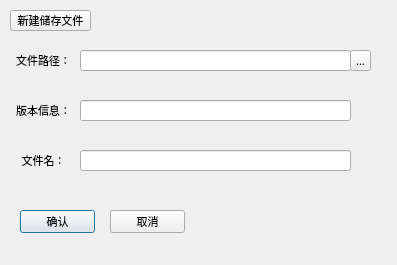
<?xml version="1.0" encoding="UTF-8"?>
<ui version="4.0">
 <class>textInformation</class>
 <widget class="QDialog" name="textInformation">
  <property name="geometry">
   <rect>
    <x>0</x>
    <y>0</y>
    <width>397</width>
    <height>265</height>
   </rect>
  </property>
  <property name="font">
   <font>
    <family>微软雅黑</family>
    <pointsize>8</pointsize>
   </font>
  </property>
  <property name="windowTitle">
   <string>textInformation</string>
  </property>
  <widget class="QLineEdit" name="pathLineEdit">
   <property name="geometry">
    <rect>
     <x>80</x>
     <y>50</y>
     <width>271</width>
     <height>21</height>
    </rect>
   </property>
  </widget>
  <widget class="QLabel" name="pathLabel">
   <property name="geometry">
    <rect>
     <x>13</x>
     <y>50</y>
     <width>61</width>
     <height>20</height>
    </rect>
   </property>
   <property name="text">
    <string>文件路径：</string>
   </property>
   <property name="alignment">
    <set>Qt::AlignCenter</set>
   </property>
  </widget>
  <widget class="QToolButton" name="toolButton">
   <property name="geometry">
    <rect>
     <x>350</x>
     <y>50</y>
     <width>21</width>
     <height>21</height>
    </rect>
   </property>
   <property name="text">
    <string>...</string>
   </property>
  </widget>
  <widget class="QLabel" name="versionLabel">
   <property name="geometry">
    <rect>
     <x>13</x>
     <y>100</y>
     <width>61</width>
     <height>20</height>
    </rect>
   </property>
   <property name="text">
    <string>版本信息：</string>
   </property>
   <property name="alignment">
    <set>Qt::AlignCenter</set>
   </property>
  </widget>
  <widget class="QLabel" name="fileNameLabel">
   <property name="geometry">
    <rect>
     <x>13</x>
     <y>150</y>
     <width>61</width>
     <height>20</height>
    </rect>
   </property>
   <property name="text">
    <string>文件名：</string>
   </property>
   <property name="alignment">
    <set>Qt::AlignCenter</set>
   </property>
  </widget>
  <widget class="QLineEdit" name="versionLineEdit">
   <property name="geometry">
    <rect>
     <x>80</x>
     <y>100</y>
     <width>271</width>
     <height>21</height>
    </rect>
   </property>
  </widget>
  <widget class="QLineEdit" name="fileNameLineEdit">
   <property name="geometry">
    <rect>
     <x>80</x>
     <y>150</y>
     <width>271</width>
     <height>21</height>
    </rect>
   </property>
  </widget>
  <widget class="QPushButton" name="okPushButton">
   <property name="geometry">
    <rect>
     <x>20</x>
     <y>210</y>
     <width>75</width>
     <height>23</height>
    </rect>
   </property>
   <property name="text">
    <string>确认</string>
   </property>
  </widget>
  <widget class="QPushButton" name="cancelPushButton">
   <property name="geometry">
    <rect>
     <x>110</x>
     <y>210</y>
     <width>75</width>
     <height>23</height>
    </rect>
   </property>
   <property name="text">
    <string>取消</string>
   </property>
  </widget>
  <widget class="QPushButton" name="newPushButton">
   <property name="geometry">
    <rect>
     <x>10</x>
     <y>10</y>
     <width>81</width>
     <height>21</height>
    </rect>
   </property>
   <property name="text">
    <string>新建储存文件</string>
   </property>
  </widget>
 </widget>
 <layoutdefault spacing="6" margin="11"/>
 <resources/>
 <connections/>
</ui>
